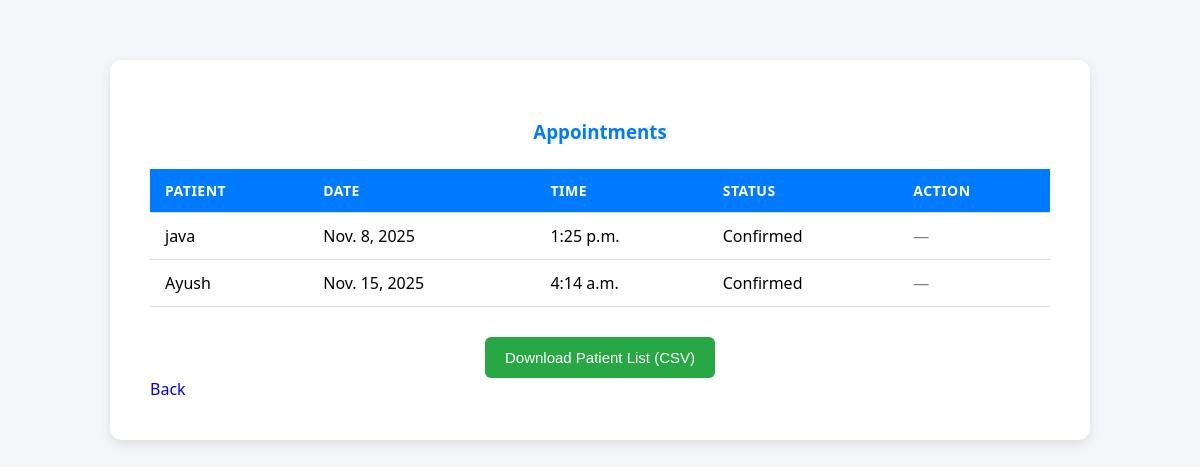
Page /accounts/manage/ (signed in) on the earlier database version.
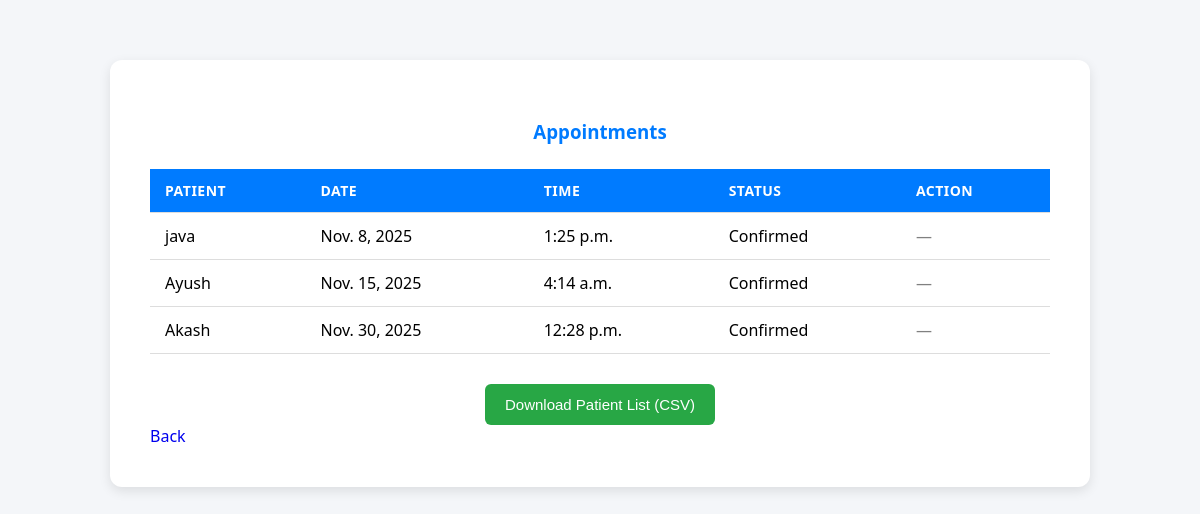
Same page on the later database version.
### accounts/models.py (models this page shows, shortened)
class Appointment(models.Model):
    doctor = models.ForeignKey(DoctorProfile, on_delete=models.CASCADE)
    patient = models.ForeignKey(PatientProfile, on_delete=models.CASCADE)
    date = models.DateField()
    time = models.TimeField()
    status = models.CharField(
        max_length=20,
        choices=[('Pending', 'Pending'), ('Confirmed', 'Confirmed')],
        default='Pending'
    )

class PatientProfile(models.Model):
    user = models.OneToOneField(User, on_delete=models.CASCADE)
    age = models.IntegerField(null=True, blank=True)
    gender = models.CharField(max_length=10, null=True, blank=True)

### accounts/views.py (the view)
# urls.py: path('manage/', views.manage_appointments, name='manage_appointments'),
@login_required
@user_passes_test(is_doctor)
def manage_appointments(request):
    doctor = request.user.doctorprofile
    appointments = Appointment.objects.filter(doctor=doctor)
    return render(request, 'accounts/manage_appointments.html', {'appointments': appointments})

### accounts/views.py (called while the page is built)
def is_doctor(user):
    return user.groups.filter(name='Doctor').exists()

### accounts/templates/accounts/manage_appointments.html (shortened to what this page needs)
<!DOCTYPE html>
<html lang="en">
<head>
</head>
<body>
  <div class="container">
    <h3>Appointments</h3>
    {% if appointments %}
      <table>
        <tr>
          <th>Patient</th>
          <th>Date</th>
          <th>Time</th>
          <th>Status</th>
          <th>Action</th>
        </tr>
        {% for appt in appointments %}
        <tr>
          <td>{{ appt.patient.user.username }}</td>
          <td>{{ appt.date }}</td>
          <td>{{ appt.time }}</td>
          <td>{{ appt.status }}</td>
          <td>
            {% if appt.status == "Pending" %}
              <a href="{% url 'confirm_appointment' appt.id %}" class="btn">Confirm</a>
            {% else %}
              <span style="color: gray;">—</span>
            {% endif %}
          </td>
        </tr>
        {% endfor %}
      </table>
    {% else %}
      <p class="no-data">No appointments available.</p>
    {% endif %}
    <a href="{% url 'download_patient_list' %}">
      <button class="btn-download">Download Patient List (CSV)</button>
      <a href="{% url 'doctor_dashboard' %}">Back</a>
    </a>
  </div>
</body>
</html>

Differences in the rows shown:
added Appointment: patient.user.username "Akash", date "Nov. 30, 2025", time "12:28 p.m.", status "Confirmed"
